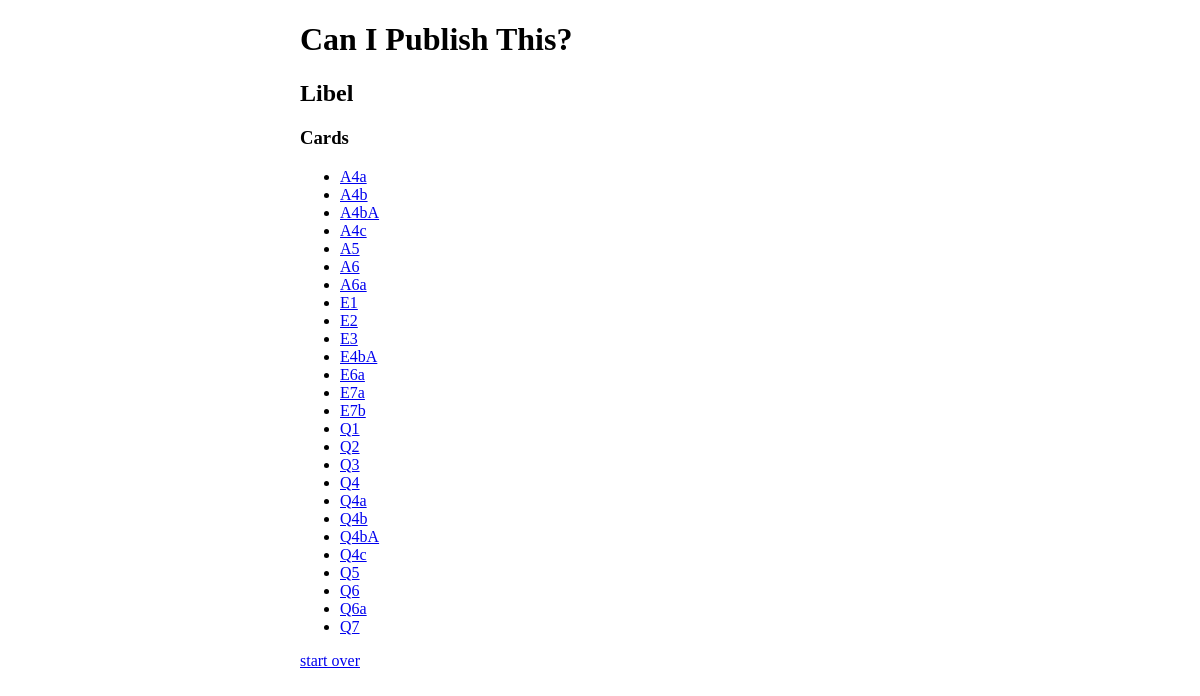
/libel/, run on the app's committed database.
### libel/models.py (models this page shows, shortened)
class Card(models.Model):
    card_slug = models.CharField("Card Slug", max_length=4, null=True)
    card_text = models.TextField("Card Content", null=True)
    CARD_TYPE_CHOICES = (
        ('q', 'Question'),
        ('c', 'Continuation'),
        ('e', 'End Card')
    )
    card_type = models.CharField(
        "Card Type",
        max_length=1,
        choices=CARD_TYPE_CHOICES,
        default='q'
    )
    PUBLISH_CHOICES = (
        ('yes', 'Can Publish'),
        ('no', 'Pause')
    )
    can_publish_status = models.CharField(
        "Can Publish Status",
        max_length=3,
        choices=PUBLISH_CHOICES,
        blank=True,
        null=True
    )
    choice_one = models.CharField("Choice 1", max_length=144, blank=True, default="yes")
    choice_two = models.CharField("Choice 2", max_length=144, blank=True, default="no")

### libel/views.py (the view)
# urls.py: path('', views.index, name='index'),
def index(request):
    all_cards = CARDS.order_by("card_type")
    context = {'all_cards': all_cards}
    return render(request, 'libel/index.html', context)

### libel/templates/libel/index.html
{% extends "./_base.html" %}
{% block content %}
  <h3>Cards</h3>
  <ul>
  {% for card in all_cards %}
    <li><a href="{% url 'card' card.card_slug %}">{{ card.card_slug }}</a></li>
  {% endfor %}
  </ul>
{% endblock %}

### data on the page
Card: card_slug "A4a"
Card: card_slug "A4b"
Card: card_slug "A4bA"
Card: card_slug "A4c"
Card: card_slug "A5"
Card: card_slug "A6"
Card: card_slug "A6a"
Card: card_slug "E1"
Card: card_slug "E2"
Card: card_slug "E3"
Card: card_slug "E4bA"
Card: card_slug "E6a"
Card: card_slug "E7a"
Card: card_slug "E7b"
Card: card_slug "Q1"
Card: card_slug "Q2"
Card: card_slug "Q3"
Card: card_slug "Q4"
Card: card_slug "Q4a"
Card: card_slug "Q4b"
Card: card_slug "Q4bA"
Card: card_slug "Q4c"
Card: card_slug "Q5"
Card: card_slug "Q6"
Card: card_slug "Q6a"
Card: card_slug "Q7"
